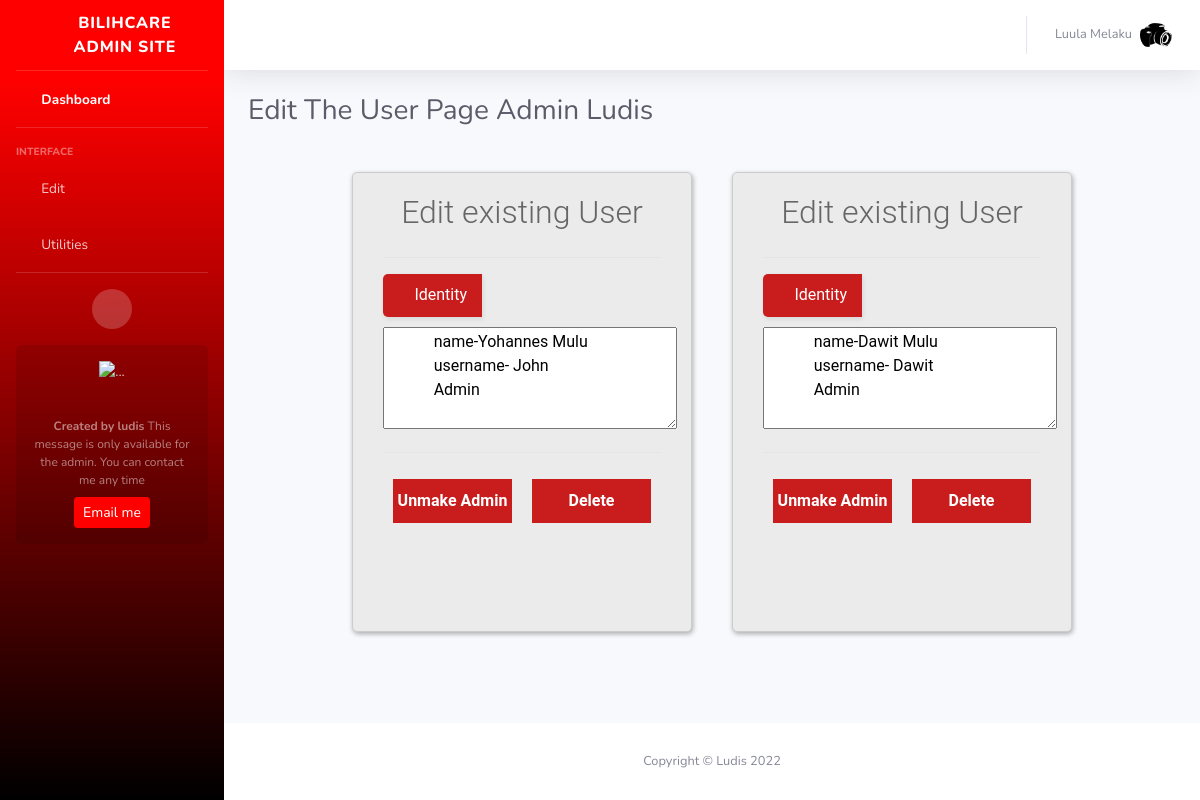
The app's page /admin-page/user-edit (signed in) with its own data.
### repair/models.py (models this page shows, shortened)
class Webpack(models.Model):
    name = models.CharField(max_length=255,null=True,blank=True)
    icon = models.ImageField(null=True)
    email = models.EmailField(null=True,blank=True)
    tiktok = models.CharField(max_length=2555,null=True,blank=True)
    instagram = models.CharField(max_length=2555,null=True,blank=True)
    facebook = models.CharField(max_length=2555,null=True,blank=True)
    telegram = models.CharField(max_length=2555,null=True,blank=True)
    whatsup = models.CharField(max_length=2555,null=True,blank=True)
    youtube = models.CharField(max_length=2555,null=True,blank=True)
    twitter = models.CharField(max_length=2555,null=True,blank=True)
    address = models.CharField(max_length=255,null=True,blank=True)
    phone = models.CharField(max_length=255,null=True,blank=True)

class Profile(models.Model):
    user = models.OneToOneField(User,null=True,on_delete=models.CASCADE)
    phone = models.CharField(max_length=255,null=True,blank=True)
    profile_pic = models.ImageField(null=True,blank=True,upload_to="media/upload")
    is_manager = models.BooleanField(default=False)

### repair/views.py (the view, shortened to what this page needs)
# urls.py: path('admin-page/user-edit',views.user_edit, name='user_edit'),
@login_required(login_url='login')
def user_edit(request):
    User = request.user
    web = Webpack.objects.get(id=1)
    sb = Profile.objects.all().exclude(user=User.id)
    pp = Profile.objects.get(user=User.id)
    prob = Model.objects.all()
    context = {
        'web':web,
        'prob':prob,
        'User':User,
        'sb':sb,
        'pp':pp,
    }
    return render(request,"admin-page/user-edit.html",context)

### repair/templates/admin-page/user-edit.html (shortened to what this page needs)
{% extends 'admin-page/base.html' %}
{% block main %}
 <div class="d-sm-flex align-items-center justify-content-between mb-4">
    <h1 class="h3 mb-0 text-gray-800">Edit The User Page Admin {{User.username}}</h1>
</div>
<div id="main-container">
  {% for s in sb %}
  <div class="elts">
    <div class="main-block">
      <h1>Edit existing User</h1>
      <form method="POST">
        <hr>
        <label id="icon" for="name"><i class="fas fa-question-circle"></i> Identity</label>
        <textarea readonly  id="" style="margin-top: 10px;" cols="30" rows="4">
            name-{{s.user.first_name}} {{s.user.last_name}}
            username- {{s.user.username}}
            {% if s.is_manager == True %}Admin{% else %}Not Admin{% endif %}
        </textarea>
        <hr>
        <div class="btn-block" style="display: flex;">
          <button type="submit" style="margin: 10px;" name="edit">{% if s.is_manager == True %}Unmake Admin{% else %}Make Admin{% endif %}</button>
          <button type="submit" style="margin: 10px;" name="delete">Delete</button>
        </div>
      </form>
    </div>
  </div>
  {% endfor %}
</div>
{% endblock %}

### repair/templates/admin-page/base.html (shortened to what this page needs)
<!DOCTYPE html>
<html lang="en">
<head>
    <link href="/static/admin-page/vendor/fontawesome-free/css/all.min.css" rel="stylesheet" type="text/css">
        <link rel="stylesheet" type="text/css" href="/static/css/css/loader.css">
    <link href="/static/admin-page/css/sb-admin-2.css" rel="stylesheet">
</head>
<body id="page-top">
    <div id="wrapper">
        <ul class="navbar-nav bg-gradient-primary sidebar sidebar-dark accordion" id="accordionSidebar">
            <a class="sidebar-brand d-flex align-items-center justify-content-center" href="{%url 'repair:admin'%}">
                <div class="sidebar-brand-icon rotate-n-15">
                    <i class="fas fa-laugh-wink"></i>
                </div>
                <div class="sidebar-brand-text mx-3">{{web.name}} Admin site</div>
            </a>
            <hr class="sidebar-divider my-0">
            <li class="nav-item active">
                <a class="nav-link" href="{%url 'repair:admin'%}">
                    <i class="fas fa-fw fa-tachometer-alt"></i>
                    <span>Dashboard</span></a>
            </li>
            <hr class="sidebar-divider">
            <div class="sidebar-heading">
                Interface
            </div>
            <li class="nav-item">
                <a class="nav-link collapsed" href="#" data-toggle="collapse" data-target="#collapseTwo"
                    aria-expanded="true" aria-controls="collapseTwo">
                    <i class="fas fa-fw fa-cog"></i>
                    <span>Edit</span>
                </a>
            </li>
            <li class="nav-item">
                <a class="nav-link collapsed" href="#" data-toggle="collapse" data-target="#collapseUtilities"
                    aria-expanded="true" aria-controls="collapseUtilities">
                    <i class="fas fa-fw fa-wrench"></i>
                    <span>Utilities</span>
                </a>
            </li>
            <hr class="sidebar-divider d-none d-md-block">
            <div class="text-center d-none d-md-inline">
                <button class="rounded-circle border-0" id="sidebarToggle"></button>
            </div>
            <div class="sidebar-card d-none d-lg-flex">
                <img class="sidebar-card-illustration mb-2" src="/static/admin-page/img/undraw_rocket.svg" alt="...">
                <p class="text-center mb-2"><strong>Created by ludis</strong> This message is only available for the admin. You can contact me any time</p>
                <a class="btn btn-success btn-sm" href="mailto:leulsegedmelaku1020@gmail.com">Email me</a>
            </div>
        </ul>
        <div id="content-wrapper" class="d-flex flex-column">
            <div id="content">
                <nav class="navbar navbar-expand navbar-light bg-white topbar mb-4 static-top shadow">
                    <ul class="navbar-nav ml-auto">
                        <li class="nav-item dropdown no-arrow">
                            <a class="nav-link dropdown-toggle" href="#" id="userDropdown" role="button"
                                data-toggle="dropdown" aria-haspopup="true" aria-expanded="false">
                                <span class="mr-2 d-none d-lg-inline text-gray-600 small">
                                    {% if User.first_name %}
                                    {{User.first_name}} {{User.last_name}}
                                    {% else %}
                                    {{User.username}}
                                    {% endif %}
                                </span>
                                {% if pp.profile_pic %}
                                <img class="img-profile rounded-circle"
                                    src="{{pp.profile_pic.url}}">
                                {% else %}
                                <img src="/static/images/undraw_pic_profile_re_7g2h.svg" class="img-profile rounded-circle">
                                {% endif %}
                            </a>
                        </li>
                    </ul>
                </nav>
                <div class="container-fluid">
{% block main %}
{% endblock %}
                </div>
            </div>
            <footer class="sticky-footer bg-white">
                <div class="container my-auto">
                    <div class="copyright text-center my-auto">
                        <span>Copyright &copy; Ludis 2022</span>
                    </div>
                </div>
            </footer>
        </div>
    </div>
</body>
</html>

### repair/templates/admin-page/base.html (style rules this page uses)
.main-block div,.main-block h1,.main-block form,.main-block input,.main-block p { padding: 0; margin: 0; outline: none; font-family: Roboto, Arial, sans-serif; font-size: 16px; color: #666; }
.main-block h1 { padding: 10px 0; font-size: 32px; font-weight: 300; text-align: center; }
.main-block hr { color: #a9a9a9; opacity: 0.3; }
.main-block { max-width: 340px; min-height: 460px; padding: 10px 0; margin: auto; border-radius: 5px; border: solid 1px #ccc; box-shadow: 1px 2px 5px rgba(0,0,0,.31); background: #ebebeb; }
.main-block form { margin: 0 30px; }
.main-block label#icon { margin: 0; border-radius: 5px 0 0 5px; }
.main-block #icon { display: inline-block; padding: 9.3px 15px; box-shadow: 1px 2px 5px rgba(0,0,0,.09); background: #c91c1c; color: #fff; text-align: center; }
.main-block .btn-block { margin-top: 10px; text-align: center; }
button { width: 100%; padding: 10px 0; margin: 10px auto; border-radius: 5px; border: none; background: #c91c1c; font-size: 14px; font-weight: 600; color: #fff; }
#main-container { display: flex; justify-content: center; align-items: center; flex-wrap: wrap; }
#main-container .elts { margin: 20px; }

### records on screen
Webpack: name "BILIHCARE"
Profile: profile_pic (picture)
Profile: user.first_name "name-Yohannes Mulu username- John Admin", shows "Unmake Admin"
Profile: user.first_name "name-Dawit Mulu username- Dawit Admin", shows "Unmake Admin"

### other values on screen
{{ User.first_name }} "Luula"
{{ User.last_name }} "Melaku"
{{ User.username }} "Ludis"
